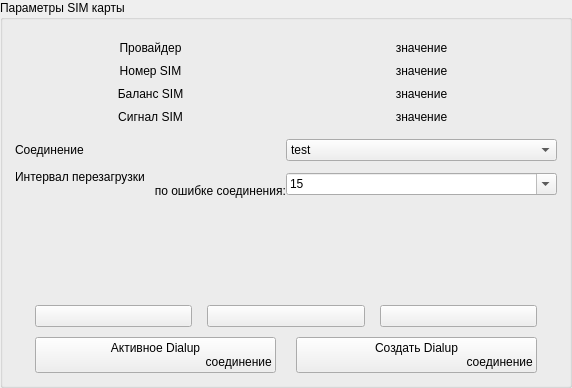
                          <widget class="QGroupBox" name="grpAdminSimInfo">
                            <property name="sizePolicy">
                              <sizepolicy hsizetype="Expanding" vsizetype="Expanding">
                                <horstretch>0</horstretch>
                                <verstretch>0</verstretch>
                              </sizepolicy>
                            </property>
                            <property name="title">
                              <string>Параметры SIM карты</string>
                            </property>
                            <layout class="QVBoxLayout" name="verticalLayout_19">
                              <property name="leftMargin">
                                <number>12</number>
                              </property>
                              <property name="topMargin">
                                <number>15</number>
                              </property>
                              <property name="rightMargin">
                                <number>12</number>
                              </property>
                              <property name="bottomMargin">
                                <number>12</number>
                              </property>
                              <item>
                                <layout class="QGridLayout" name="gridLayout_6" columnstretch="0,0">
                                  <property name="topMargin">
                                    <number>6</number>
                                  </property>
                                  <property name="horizontalSpacing">
                                    <number>0</number>
                                  </property>
                                  <property name="verticalSpacing">
                                    <number>9</number>
                                  </property>
                                  <item row="0" column="0">
                                    <widget class="QLabel" name="lblAdminInfoPrvSim">
                                      <property name="minimumSize">
                                        <size>
                                          <width>250</width>
                                          <height>0</height>
                                        </size>
                                      </property>
                                      <property name="text">
                                        <string>Провайдер</string>
                                      </property>
                                      <property name="alignment">
                                        <set>Qt::AlignCenter</set>
                                      </property>
                                    </widget>
                                  </item>
                                  <item row="0" column="1">
                                    <widget class="QLabel" name="lblAdminTextPrvSim">
                                      <property name="text">
                                        <string>значение</string>
                                      </property>
                                      <property name="alignment">
                                        <set>Qt::AlignCenter</set>
                                      </property>
                                    </widget>
                                  </item>
                                  <item row="1" column="0">
                                    <widget class="QLabel" name="lblAdminInfoNumberSim">
                                      <property name="text">
                                        <string>Номер SIM</string>
                                      </property>
                                      <property name="alignment">
                                        <set>Qt::AlignCenter</set>
                                      </property>
                                    </widget>
                                  </item>
                                  <item row="1" column="1">
                                    <widget class="QLabel" name="lblAdminTextNumberSim">
                                      <property name="text">
                                        <string>значение</string>
                                      </property>
                                      <property name="alignment">
                                        <set>Qt::AlignCenter</set>
                                      </property>
                                    </widget>
                                  </item>
                                  <item row="3" column="0" rowspan="2">
                                    <widget class="QLabel" name="lblAdminInfoUrovanSignala">
                                      <property name="text">
                                        <string>Сигнал SIM</string>
                                      </property>
                                      <property name="alignment">
                                        <set>Qt::AlignCenter</set>
                                      </property>
                                    </widget>
                                  </item>
                                  <item row="3" column="1" rowspan="2">
                                    <widget class="QLabel" name="lblAdminTextUrovanSignala">
                                      <property name="text">
                                        <string>значение</string>
                                      </property>
                                      <property name="alignment">
                                        <set>Qt::AlignCenter</set>
                                      </property>
                                    </widget>
                                  </item>
                                  <item row="6" column="0">
                                    <widget class="QLabel" name="lblAdminTitleSelectConnection">
                                      <property name="text">
                                        <string>Соединение</string>
                                      </property>
                                    </widget>
                                  </item>
                                  <item row="6" column="1">
                                    <widget class="QComboBox" name="cbxAdminConnectionList">
                                      <property name="minimumSize">
                                        <size>
                                          <width>0</width>
                                          <height>0</height>
                                        </size>
                                      </property>
                                      <property name="maximumSize">
                                        <size>
                                          <width>16777215</width>
                                          <height>16777215</height>
                                        </size>
                                      </property>
                                      <item>
                                        <property name="text">
                                          <string>test</string>
                                        </property>
                                      </item>
                                    </widget>
                                  </item>
                                  <item row="7" column="0">
                                    <widget class="QLabel" name="lblAdminTitleRebootTimer">
                                      <property name="text">
                                        <string>Интервал перезагрузки
                                          по ошибке соединения:</string>
                                      </property>
                                      <property name="alignment">
                                        <set>Qt::AlignLeading|Qt::AlignLeft|Qt::AlignVCenter</set>
                                      </property>
                                    </widget>
                                  </item>
                                  <item row="7" column="1">
                                    <widget class="QComboBox" name="cbxAdminRasErrorReboot">
                                      <property name="editable">
                                        <bool>true</bool>
                                      </property>
                                      <item>
                                        <property name="text">
                                          <string>15</string>
                                        </property>
                                      </item>
                                      <item>
                                        <property name="text">
                                          <string>20</string>
                                        </property>
                                      </item>
                                      <item>
                                        <property name="text">
                                          <string>30</string>
                                        </property>
                                      </item>
                                      <item>
                                        <property name="text">
                                          <string>40</string>
                                        </property>
                                      </item>
                                      <item>
                                        <property name="text">
                                          <string>45</string>
                                        </property>
                                      </item>
                                      <item>
                                        <property name="text">
                                          <string>50</string>
                                        </property>
                                      </item>
                                      <item>
                                        <property name="text">
                                          <string>55</string>
                                        </property>
                                      </item>
                                      <item>
                                        <property name="text">
                                          <string>60</string>
                                        </property>
                                      </item>
                                      <item>
                                        <property name="text">
                                          <string>120</string>
                                        </property>
                                      </item>
                                    </widget>
                                  </item>
                                  <item row="2" column="0">
                                    <widget class="QLabel" name="lblAdminInfoBalanceSim">
                                      <property name="text">
                                        <string>Баланс SIM</string>
                                      </property>
                                      <property name="alignment">
                                        <set>Qt::AlignCenter</set>
                                      </property>
                                    </widget>
                                  </item>
                                  <item row="2" column="1">
                                    <widget class="QLabel" name="lblAdminTextBalanceSim">
                                      <property name="text">
                                        <string>значение</string>
                                      </property>
                                      <property name="alignment">
                                        <set>Qt::AlignCenter</set>
                                      </property>
                                    </widget>
                                  </item>
                                  <item row="5" column="0">
                                    <spacer name="verticalSpacer_18">
                                      <property name="orientation">
                                        <enum>Qt::Vertical</enum>
                                      </property>
                                      <property name="sizeType">
                                        <enum>QSizePolicy::Fixed</enum>
                                      </property>
                                      <property name="sizeHint" stdset="0">
                                        <size>
                                          <width>20</width>
                                          <height>6</height>
                                        </size>
                                      </property>
                                    </spacer>
                                  </item>
                                  <item row="8" column="0" colspan="2">
                                    <layout class="QGridLayout" name="gridLayout_10">
                                      <property name="topMargin">
                                        <number>4</number>
                                      </property>
                                      <item row="5" column="0" colspan="3">
                                        <layout class="QHBoxLayout" name="horizontalLayout_10">
                                          <property name="spacing">
                                            <number>20</number>
                                          </property>
                                          <property name="leftMargin">
                                            <number>20</number>
                                          </property>
                                          <property name="topMargin">
                                            <number>10</number>
                                          </property>
                                          <property name="rightMargin">
                                            <number>20</number>
                                          </property>
                                          <item>
                                            <widget class="QPushButton"
                                              name="btnAdminGetActiveConnection">
                                              <property name="text">
                                                <string>Активное Dialup
                                                  соединение</string>
                                              </property>
                                              <property name="icon">
                                                <iconset resource="../../ekiosk.qrc">
                                                  <normaloff>:/assets/icons/admin_16.png</normaloff>
                                                  :/assets/icons/admin_16.png</iconset>
                                              </property>
                                              <property name="iconSize">
                                                <size>
                                                  <width>54</width>
                                                  <height>54</height>
                                                </size>
                                              </property>
                                            </widget>
                                          </item>
                                          <item>
                                            <widget class="QPushButton"
                                              name="btnAdminCreateNewConnections">
                                              <property name="text">
                                                <string>Создать Dialup
                                                  соединение</string>
                                              </property>
                                              <property name="icon">
                                                <iconset>
                                                  <normaloff>:/assets/icons/admin/add.png</normaloff>
                                                  :/assets/icons/admin/add.png</iconset>
                                              </property>
                                              <property name="iconSize">
                                                <size>
                                                  <width>54</width>
                                                  <height>54</height>
                                                </size>
                                              </property>
                                            </widget>
                                          </item>
                                        </layout>
                                      </item>
                                      <item row="1" column="0" colspan="3">
                                        <widget class="QLabel" name="lblAdminInfoGetDataFromModem">
                                          <property name="text">
                                            <string />
                                          </property>
                                          <property name="alignment">
                                            <set>Qt::AlignCenter</set>
                                          </property>
                                          <property name="wordWrap">
                                            <bool>true</bool>
                                          </property>
                                        </widget>
                                      </item>
                                      <item row="2" column="0" colspan="3">
                                        <spacer name="verticalSpacer_20">
                                          <property name="orientation">
                                            <enum>Qt::Vertical</enum>
                                          </property>
                                          <property name="sizeHint" stdset="0">
                                            <size>
                                              <width>20</width>
                                              <height>40</height>
                                            </size>
                                          </property>
                                        </spacer>
                                      </item>
                                      <item row="0" column="0" colspan="3">
                                        <spacer name="verticalSpacer_21">
                                          <property name="orientation">
                                            <enum>Qt::Vertical</enum>
                                          </property>
                                          <property name="sizeHint" stdset="0">
                                            <size>
                                              <width>20</width>
                                              <height>40</height>
                                            </size>
                                          </property>
                                        </spacer>
                                      </item>
                                      <item row="4" column="0" colspan="3">
                                        <layout class="QHBoxLayout" name="horizontalLayout_9">
                                          <property name="spacing">
                                            <number>15</number>
                                          </property>
                                          <property name="leftMargin">
                                            <number>20</number>
                                          </property>
                                          <property name="topMargin">
                                            <number>0</number>
                                          </property>
                                          <property name="rightMargin">
                                            <number>20</number>
                                          </property>
                                          <item>
                                            <widget class="QPushButton"
                                              name="btnAdminCheckConnection">
                                              <property name="text">
                                                <string />
                                              </property>
                                              <property name="icon">
                                                <iconset resource="../../ekiosk.qrc">
                                                  <normaloff>:/assets/icons/reg_17.png</normaloff>
                                                  :/assets/icons/reg_17.png</iconset>
                                              </property>
                                              <property name="iconSize">
                                                <size>
                                                  <width>54</width>
                                                  <height>54</height>
                                                </size>
                                              </property>
                                            </widget>
                                          </item>
                                          <item>
                                            <widget class="QPushButton"
                                              name="btnAdminGetDataFromModem">
                                              <property name="text">
                                                <string />
                                              </property>
                                              <property name="icon">
                                                <iconset resource="../../ekiosk.qrc">
                                                  <normaloff>:/assets/icons/admin_17.png</normaloff>
                                                  :/assets/icons/admin_17.png</iconset>
                                              </property>
                                              <property name="iconSize">
                                                <size>
                                                  <width>54</width>
                                                  <height>54</height>
                                                </size>
                                              </property>
                                            </widget>
                                          </item>
                                          <item>
                                            <widget class="QPushButton"
                                              name="btnAdminRestartNetwork">
                                              <property name="text">
                                                <string />
                                              </property>
                                              <property name="icon">
                                                <iconset resource="../../ekiosk.qrc">
                                                  <normaloff>:/assets/icons/admin_13.png</normaloff>
                                                  :/assets/icons/admin_13.png</iconset>
                                              </property>
                                              <property name="iconSize">
                                                <size>
                                                  <width>54</width>
                                                  <height>54</height>
                                                </size>
                                              </property>
                                            </widget>
                                          </item>
                                        </layout>
                                      </item>
                                    </layout>
                                  </item>
                                </layout>
                              </item>
                            </layout>
                          </widget>
